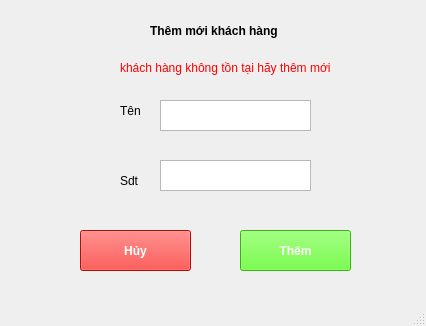
<?xml version="1.0" encoding="UTF-8"?>
<ui version="4.0">
 <class>MainWindow</class>
 <widget class="QMainWindow" name="MainWindow">
  <property name="geometry">
   <rect>
    <x>0</x>
    <y>0</y>
    <width>426</width>
    <height>326</height>
   </rect>
  </property>
  <property name="windowTitle">
   <string>MainWindow</string>
  </property>
  <widget class="QWidget" name="centralwidget">
   <widget class="QLabel" name="label">
    <property name="geometry">
     <rect>
      <x>150</x>
      <y>20</y>
      <width>131</width>
      <height>21</height>
     </rect>
    </property>
    <property name="styleSheet">
     <string notr="true">font-weight : bold</string>
    </property>
    <property name="text">
     <string>Thêm mới khách hàng</string>
    </property>
   </widget>
   <widget class="QLabel" name="label_2">
    <property name="geometry">
     <rect>
      <x>120</x>
      <y>60</y>
      <width>231</width>
      <height>16</height>
     </rect>
    </property>
    <property name="styleSheet">
     <string notr="true">color : red</string>
    </property>
    <property name="text">
     <string>khách hàng không tồn tại hãy thêm mới</string>
    </property>
   </widget>
   <widget class="QLabel" name="label_3">
    <property name="geometry">
     <rect>
      <x>120</x>
      <y>100</y>
      <width>51</width>
      <height>21</height>
     </rect>
    </property>
    <property name="text">
     <string>Tên</string>
    </property>
   </widget>
   <widget class="QLabel" name="label_4">
    <property name="geometry">
     <rect>
      <x>120</x>
      <y>170</y>
      <width>51</width>
      <height>21</height>
     </rect>
    </property>
    <property name="text">
     <string>Sdt</string>
    </property>
   </widget>
   <widget class="QTextEdit" name="txt_ten">
    <property name="geometry">
     <rect>
      <x>160</x>
      <y>100</y>
      <width>151</width>
      <height>31</height>
     </rect>
    </property>
   </widget>
   <widget class="QTextEdit" name="txt_sdt">
    <property name="geometry">
     <rect>
      <x>160</x>
      <y>160</y>
      <width>151</width>
      <height>31</height>
     </rect>
    </property>
   </widget>
   <widget class="QPushButton" name="btn_them">
    <property name="geometry">
     <rect>
      <x>240</x>
      <y>230</y>
      <width>111</width>
      <height>41</height>
     </rect>
    </property>
    <property name="styleSheet">
     <string notr="true">background-color :rgb(72, 255, 16);
color : white;
font-weight : bold</string>
    </property>
    <property name="text">
     <string>Thêm</string>
    </property>
   </widget>
   <widget class="QPushButton" name="btn_huy">
    <property name="geometry">
     <rect>
      <x>80</x>
      <y>230</y>
      <width>111</width>
      <height>41</height>
     </rect>
    </property>
    <property name="styleSheet">
     <string notr="true">background-color :rgb(255, 15, 7);
color : white;
font-weight : bold</string>
    </property>
    <property name="text">
     <string>Hủy</string>
    </property>
   </widget>
  </widget>
  <widget class="QMenuBar" name="menubar">
   <property name="geometry">
    <rect>
     <x>0</x>
     <y>0</y>
     <width>426</width>
     <height>21</height>
    </rect>
   </property>
  </widget>
  <widget class="QStatusBar" name="statusbar"/>
 </widget>
 <resources/>
 <connections/>
</ui>
